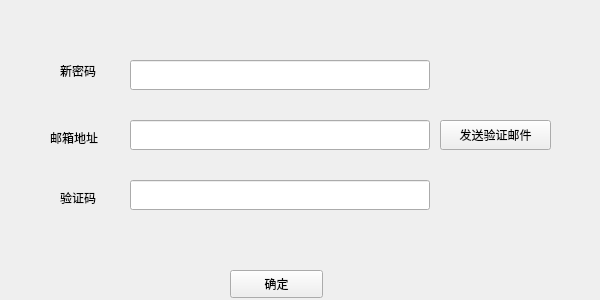
<?xml version="1.0" encoding="UTF-8"?>
<ui version="4.0">
 <class>Edit</class>
 <widget class="QWidget" name="Edit">
  <property name="geometry">
   <rect>
    <x>0</x>
    <y>0</y>
    <width>600</width>
    <height>300</height>
   </rect>
  </property>
  <property name="minimumSize">
   <size>
    <width>600</width>
    <height>300</height>
   </size>
  </property>
  <property name="maximumSize">
   <size>
    <width>600</width>
    <height>300</height>
   </size>
  </property>
  <property name="windowTitle">
   <string>Form</string>
  </property>
  <widget class="QPushButton" name="sendButton">
   <property name="geometry">
    <rect>
     <x>440</x>
     <y>120</y>
     <width>111</width>
     <height>30</height>
    </rect>
   </property>
   <property name="text">
    <string>发送验证邮件</string>
   </property>
  </widget>
  <widget class="QLabel" name="mailLabel">
   <property name="geometry">
    <rect>
     <x>50</x>
     <y>130</y>
     <width>72</width>
     <height>15</height>
    </rect>
   </property>
   <property name="text">
    <string>邮箱地址</string>
   </property>
  </widget>
  <widget class="QLabel" name="codeLabel">
   <property name="geometry">
    <rect>
     <x>60</x>
     <y>190</y>
     <width>72</width>
     <height>15</height>
    </rect>
   </property>
   <property name="text">
    <string>验证码</string>
   </property>
  </widget>
  <widget class="QLineEdit" name="mailEdit">
   <property name="geometry">
    <rect>
     <x>130</x>
     <y>120</y>
     <width>300</width>
     <height>30</height>
    </rect>
   </property>
  </widget>
  <widget class="QLineEdit" name="codeEdit">
   <property name="geometry">
    <rect>
     <x>130</x>
     <y>180</y>
     <width>300</width>
     <height>30</height>
    </rect>
   </property>
  </widget>
  <widget class="QPushButton" name="confirmButton">
   <property name="geometry">
    <rect>
     <x>230</x>
     <y>270</y>
     <width>93</width>
     <height>28</height>
    </rect>
   </property>
   <property name="text">
    <string>确定</string>
   </property>
  </widget>
  <widget class="QLabel" name="newpasswordLabel">
   <property name="geometry">
    <rect>
     <x>60</x>
     <y>60</y>
     <width>61</width>
     <height>21</height>
    </rect>
   </property>
   <property name="text">
    <string>新密码</string>
   </property>
  </widget>
  <widget class="QLineEdit" name="newpasswordEdit">
   <property name="geometry">
    <rect>
     <x>130</x>
     <y>60</y>
     <width>300</width>
     <height>30</height>
    </rect>
   </property>
  </widget>
  <widget class="QLabel" name="newpasswordStatus">
   <property name="geometry">
    <rect>
     <x>130</x>
     <y>90</y>
     <width>331</width>
     <height>16</height>
    </rect>
   </property>
   <property name="text">
    <string/>
   </property>
  </widget>
  <widget class="QLabel" name="codeStatus">
   <property name="geometry">
    <rect>
     <x>130</x>
     <y>220</y>
     <width>411</width>
     <height>21</height>
    </rect>
   </property>
   <property name="text">
    <string/>
   </property>
  </widget>
  <widget class="QLabel" name="mailStatus">
   <property name="geometry">
    <rect>
     <x>140</x>
     <y>160</y>
     <width>291</width>
     <height>16</height>
    </rect>
   </property>
   <property name="text">
    <string/>
   </property>
  </widget>
 </widget>
 <resources/>
 <connections/>
</ui>
